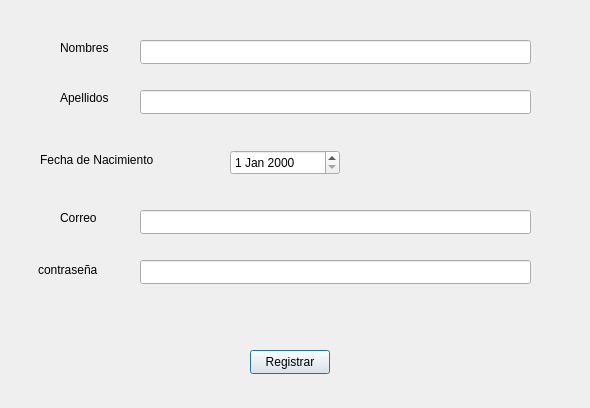
<?xml version="1.0" encoding="UTF-8"?>
<ui version="4.0">
 <class>Registrarse</class>
 <widget class="QDialog" name="Registrarse">
  <property name="geometry">
   <rect>
    <x>0</x>
    <y>0</y>
    <width>590</width>
    <height>408</height>
   </rect>
  </property>
  <property name="windowTitle">
   <string>Dialog</string>
  </property>
  <widget class="QLabel" name="label">
   <property name="geometry">
    <rect>
     <x>60</x>
     <y>40</y>
     <width>49</width>
     <height>16</height>
    </rect>
   </property>
   <property name="text">
    <string>Nombres</string>
   </property>
  </widget>
  <widget class="QLineEdit" name="lineEdit">
   <property name="geometry">
    <rect>
     <x>140</x>
     <y>40</y>
     <width>391</width>
     <height>24</height>
    </rect>
   </property>
  </widget>
  <widget class="QLabel" name="label_2">
   <property name="geometry">
    <rect>
     <x>60</x>
     <y>90</y>
     <width>49</width>
     <height>16</height>
    </rect>
   </property>
   <property name="text">
    <string>Apellidos</string>
   </property>
  </widget>
  <widget class="QLineEdit" name="lineEdit_2">
   <property name="geometry">
    <rect>
     <x>140</x>
     <y>90</y>
     <width>391</width>
     <height>24</height>
    </rect>
   </property>
  </widget>
  <widget class="QLabel" name="label_3">
   <property name="geometry">
    <rect>
     <x>40</x>
     <y>150</y>
     <width>121</width>
     <height>20</height>
    </rect>
   </property>
   <property name="text">
    <string>Fecha de Nacimiento</string>
   </property>
  </widget>
  <widget class="QLabel" name="label_4">
   <property name="geometry">
    <rect>
     <x>60</x>
     <y>210</y>
     <width>49</width>
     <height>16</height>
    </rect>
   </property>
   <property name="text">
    <string>Correo</string>
   </property>
  </widget>
  <widget class="QLineEdit" name="lineEdit_4">
   <property name="geometry">
    <rect>
     <x>140</x>
     <y>210</y>
     <width>391</width>
     <height>24</height>
    </rect>
   </property>
  </widget>
  <widget class="QLabel" name="label_5">
   <property name="geometry">
    <rect>
     <x>38</x>
     <y>260</y>
     <width>71</width>
     <height>20</height>
    </rect>
   </property>
   <property name="text">
    <string>contraseña</string>
   </property>
  </widget>
  <widget class="QLineEdit" name="lineEdit_5">
   <property name="geometry">
    <rect>
     <x>140</x>
     <y>260</y>
     <width>391</width>
     <height>24</height>
    </rect>
   </property>
  </widget>
  <widget class="QPushButton" name="pushButton">
   <property name="geometry">
    <rect>
     <x>250</x>
     <y>350</y>
     <width>80</width>
     <height>24</height>
    </rect>
   </property>
   <property name="text">
    <string>Registrar</string>
   </property>
  </widget>
  <widget class="QDateEdit" name="dateEdit">
   <property name="geometry">
    <rect>
     <x>230</x>
     <y>150</y>
     <width>110</width>
     <height>25</height>
    </rect>
   </property>
  </widget>
 </widget>
 <resources/>
 <connections/>
</ui>
